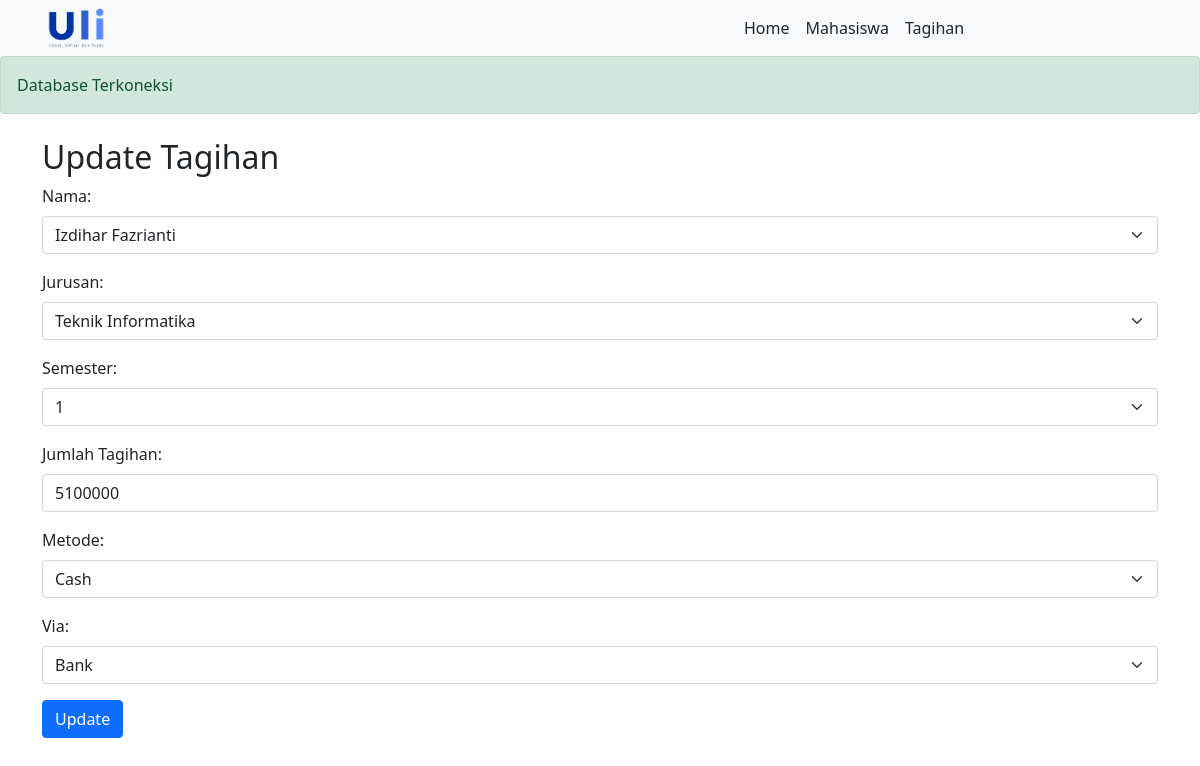
Page /updatetagihan.php?id_tagihan=3 on the committed database.
### tables this page shows
CREATE TABLE `tagihan` (
  `id_tagihan` int NOT NULL,
  `nama` varchar(255) NOT NULL,
  `jurusan` enum('Teknik Informatika','Sistem Informasi','Rekayasa Perangkat Lunak','Manajemen','Akuntansi','Bisnis Digital','Komunikasi Desain Visual') NOT NULL,
  `semester` int NOT NULL,
  `jumlah_tagihan` int NOT NULL,
  `metode` enum('Cash','Cicilan 6x','Cicilan 3x','') NOT NULL,
  `via` enum('Bank','E-Wallet','Merchant','') NOT NULL
);

### updatetagihan.php (the view, shortened to what this page needs)
<?php include 'assets/resource/header.php'; ?>
    <div class="container mt-4">
        <?php
        function input($data) {
            $data = trim($data);
            $data = stripslashes($data);
            $data = htmlspecialchars($data);
            return $data;
        }
        $metodeEnumValues = [];
        $viaEnumValues = [];
        $resultMetode = mysqli_query($skon, "SHOW COLUMNS FROM tagihan LIKE 'metode'");
        $rowMetode = mysqli_fetch_array($resultMetode, MYSQLI_ASSOC);
        if (preg_match('/^enum\((.*)\)$/', $rowMetode['Type'], $matches)) {
            $metodeEnumValues = explode(',', str_replace("'", "", $matches[1]));
        }
        $resultVia = mysqli_query($skon, "SHOW COLUMNS FROM tagihan LIKE 'via'");
        $rowVia = mysqli_fetch_array($resultVia, MYSQLI_ASSOC);
        if (preg_match('/^enum\((.*)\)$/', $rowVia['Type'], $matches)) {
            $viaEnumValues = explode(',', str_replace("'", "", $matches[1]));
        }
        $nama_options = mysqli_query($skon, "SELECT DISTINCT nama FROM mahasiswa");
        $jurusan_options = mysqli_query($skon, "SELECT DISTINCT jurusan FROM mahasiswa");
        $semester_options = mysqli_query($skon, "SELECT DISTINCT semester FROM mahasiswa UNION SELECT DISTINCT semester FROM tagihan");
        if (isset($_GET['id_tagihan'])) {
            $id_tagihan = input($_GET['id_tagihan']);
            $result = mysqli_query($skon, "SELECT * FROM tagihan WHERE id_tagihan='$id_tagihan'");
            $row = mysqli_fetch_assoc($result);
        }
        ?>
        <h2>Update Tagihan</h2>
        <form action="<?php echo htmlspecialchars($_SERVER["PHP_SELF"]); ?>" method="post">
            <div class="mb-3">
                <label class="form-label">Nama:</label>
                <select name="nama" class="form-select" required>
                    <?php while ($option = mysqli_fetch_assoc($nama_options)) { ?>
                        <option value="<?php echo htmlspecialchars($option['nama']); ?>" <?php if ($option['nama'] == $row['nama']) echo 'selected'; ?>>
                            <?php echo htmlspecialchars($option['nama']); ?>
                        </option>
                    <?php } ?>
                </select>
            </div>
            <div class="mb-3">
                <label class="form-label">Jurusan:</label>
                <select name="jurusan" class="form-select" required>
                    <?php while ($option = mysqli_fetch_assoc($jurusan_options)) { ?>
                        <option value="<?php echo htmlspecialchars($option['jurusan']); ?>" <?php if ($option['jurusan'] == $row['jurusan']) echo 'selected'; ?>>
                            <?php echo htmlspecialchars($option['jurusan']); ?>
                        </option>
                    <?php } ?>
                </select>
            </div>
            <div class="mb-3">
                <label class="form-label">Semester:</label>
                <select name="semester" class="form-select" required>
                    <?php while ($option = mysqli_fetch_assoc($semester_options)) { ?>
                        <option value="<?php echo htmlspecialchars($option['semester']); ?>" <?php if ($option['semester'] == $row['semester']) echo 'selected'; ?>>
                            <?php echo htmlspecialchars($option['semester']); ?>
                        </option>
                    <?php } ?>
                </select>
            </div>
            <div class="mb-3">
                <label class="form-label">Jumlah Tagihan:</label>
                <input type="number" step="0.01" name="jumlah_tagihan" class="form-control" value="<?php echo $row['jumlah_tagihan']; ?>" required />
            </div>
            <div class="mb-3">
                <label class="form-label">Metode:</label>
                <select name="metode" class="form-select" required>
                    <?php foreach ($metodeEnumValues as $value) { ?>
                        <option value="<?php echo $value; ?>" <?php if ($value == $row['metode']) echo 'selected'; ?>>
                            <?php echo $value; ?>
                        </option>
                    <?php } ?>
                </select>
            </div>
            <div class="mb-3">
                <label class="form-label">Via:</label>
                <select name="via" class="form-select" required>
                    <?php foreach ($viaEnumValues as $value) { ?>
                        <option value="<?php echo $value; ?>" <?php if ($value == $row['via']) echo 'selected'; ?>>
                            <?php echo $value; ?>
                        </option>
                    <?php } ?>
                </select>
            </div>
            <button type="submit" class="btn btn-primary">Update</button>
        </form>
    </div>
<?php include 'assets/resource/footer.php'; ?>

### rows in the picture
tagihan: nama "Izdihar Fazrianti", jurusan "Teknik Informatika", semester "1", jumlah_tagihan "5100000", metode "Cash", via "Bank"
